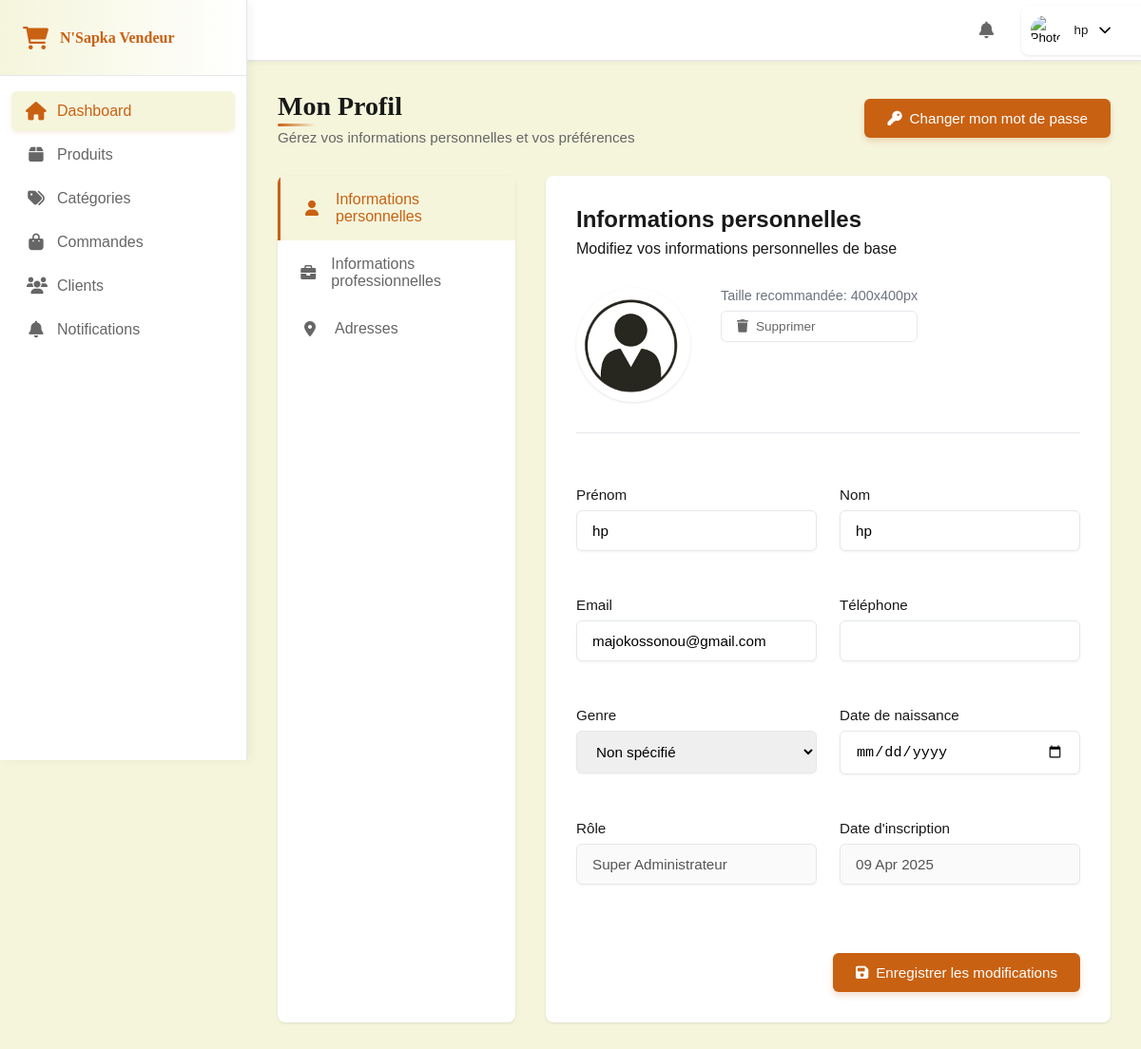
/dashboard/profile/ (signed in), run on an earlier commit of the app's database.
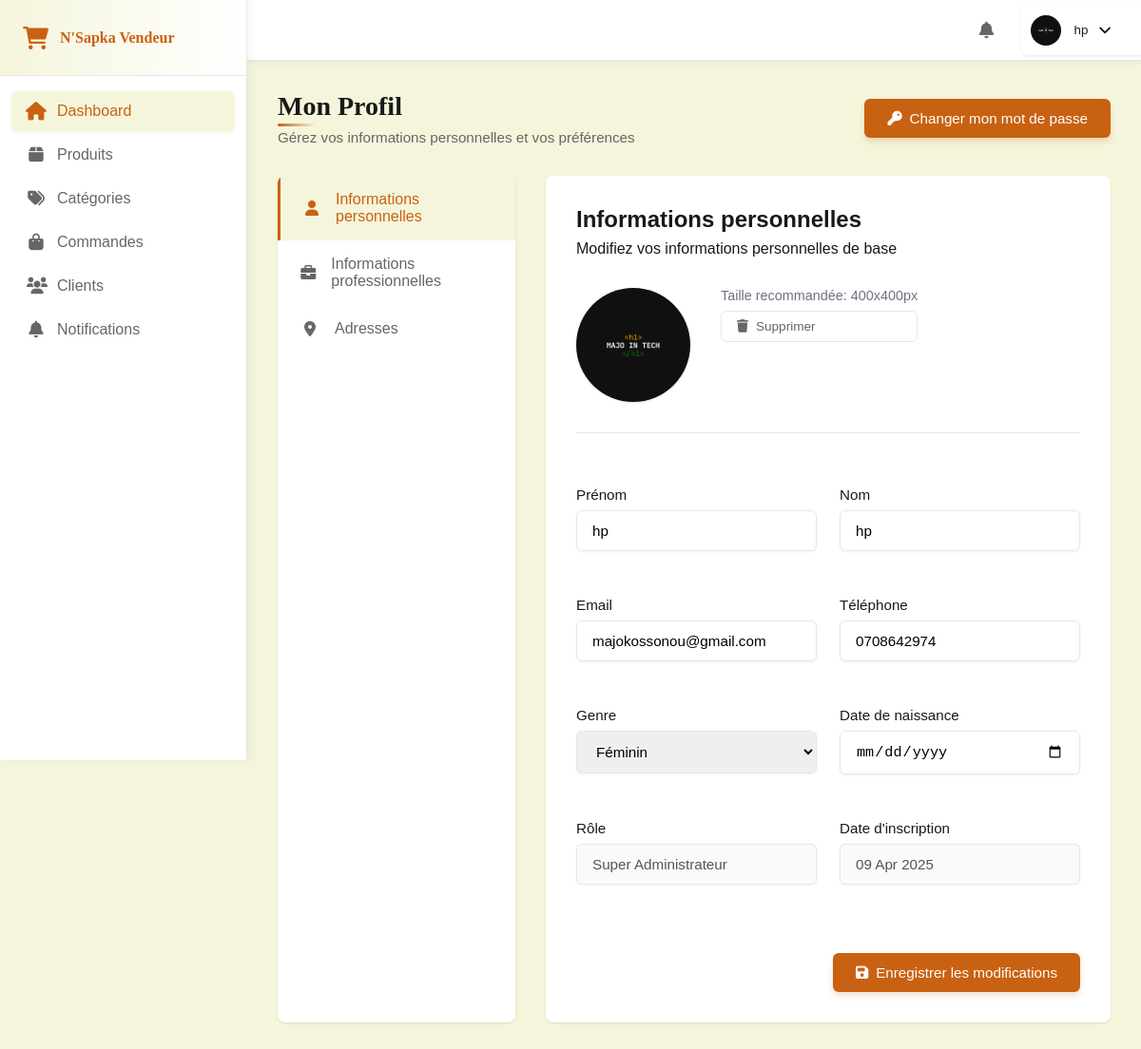
And on a later commit of the database.
### accounts/models.py (models this page shows, shortened)
class User(AbstractUser):
    USER_TYPE_CHOICES = [
        ('SUPER_ADMIN', 'Super Administrateur'),
        ('ADMIN', 'Administrateur'),
        ('CLIENT', 'Client'),
    ]
    GENDER_CHOICES = [
        ('M', 'Masculin'),
        ('F', 'Féminin'),
        ('O', 'Autre')
    ]
    username = None
    email = models.EmailField(_('Adresse email'), unique=True, validators=[EmailValidator()])
    user_type = models.CharField(max_length=20, choices=USER_TYPE_CHOICES, default='CLIENT')
    first_name = models.CharField(_('Prénom'), max_length=50)
    last_name = models.CharField(_('Nom'), max_length=50)
    gender = models.CharField(_('Genre'), max_length=1, choices=GENDER_CHOICES, blank=True, null=True)
    birth_date = models.DateField(_('Date de naissance'), blank=True, null=True)
    profile_picture = models.ImageField(_('Photo de profil'), upload_to='profile_pictures/', blank=True, null=True)
    phone = models.CharField(_('Téléphone'), max_length=20, blank=True, null=True)
    company_name = models.CharField(_('Nom de l\'entreprise'), max_length=100, blank=True, null=True)
    profession = models.CharField(_('Profession'), max_length=100, blank=True, null=True)
    total_orders = models.IntegerField(_('Nombre total de commandes'), default=0)
    total_spent = models.DecimalField(_('Montant total dépensé'), max_digits=10, decimal_places=2, default=0)
    last_order_date = models.DateTimeField(_('Date de dernière commande'), blank=True, null=True)
    account_status = models.BooleanField(_('Compte actif'), default=True)
    email_confirmation_token = models.CharField(_('Token de confirmation d\'email'), max_length=100, blank=True, null=True)
    email_confirmed = models.BooleanField(_('Email confirmé'), default=False)
    password_reset_token = models.CharField(max_length=255, blank=True, null=True)
    password_reset_expires = models.DateTimeField(blank=True, null=True)
    date_joined = models.DateTimeField(_('Date d\'inscription'), default=timezone.now)
    last_login = models.DateTimeField(_('Dernière connexion'), blank=True, null=True)
    created_by = models.ForeignKey('self', on_delete=models.SET_NULL, null=True, blank=True,
                                 related_name='created_users', verbose_name=_('Créé par'))
    objects = CustomUserManager()
    USERNAME_FIELD = 'email'
    REQUIRED_FIELDS = ['first_name', 'last_name']
    class Meta:
        verbose_name = _('Utilisateur')
        verbose_name_plural = _('Utilisateurs')
        ordering = ['-date_joined']

### dashboard/views.py (the view, shortened to what this page needs)
# urls.py: path('profile/', views.admin_profile, name='admin_profile'),
@login_required
def admin_profile(request):
    user = request.user
    context = {
        'user': user,
        'active_section': request.GET.get('section', 'info'),
        'address_types': UserAddress.ADDRESS_TYPES,  # Pour le formulaire d'adresse
    }
    return render(request, 'dashboard/profile.html', context)

### notifications/context_processors.py (called while the page is built)
def unread_notifications(request):
    if request.user.is_authenticated and request.user.is_staff:
        unread_notifications = Notification.objects.filter(user=request.user, is_read=False).order_by('-created_at')[:5]
        unread_count = unread_notifications.count()
    else:
        unread_notifications = []
        unread_count = 0
    return {
        'unread_notifications': unread_notifications,
        'unread_notifications_count': unread_count
    }

### templates/dashboard/profile.html (shortened to what the changed rows need)
{% extends 'base/dashboard/base.html' %}
{% load static %}
{% block content %}
<link rel="stylesheet" href="{% static 'css/dashboard/profile.css' %}">
<div class="content-wrapper">
    <div class="page-header">
        <div class="header-left">
            <h1>Mon Profil</h1>
        </div>
    </div>
    <div class="profile-container">
        <div class="profile-sections">
            <section class="profile-section {% if active_section == 'info' %}active{% endif %}" id="info">
                <div class="section-header">
                    <h2>Informations personnelles</h2>
                </div>
                <form method="POST" action="{% url 'admin_profile' %}" enctype="multipart/form-data" class="profile-form">
                    <div class="profile-avatar">
                        <div class="avatar-preview">
                            {% if user.profile_picture %}
                            <img src="{{ user.profile_picture.url }}" alt="Photo de profil">
                            {% else %}
                            <img src="{% static 'images/default-avatar.png' %}" alt="Photo de profil">
                            {% endif %}
                        </div>
                    </div>
                    <div class="form-grid">
                        <div class="form-group">
                            <label for="first_name">Prénom</label>
                            <input type="text" id="first_name" name="first_name" value="{{ user.first_name }}" required>
                        </div>
                        <div class="form-group">
                            <label for="last_name">Nom</label>
                            <input type="text" id="last_name" name="last_name" value="{{ user.last_name }}" required>
                        </div>
                        <div class="form-group">
                            <label for="email">Email</label>
                            <input type="email" id="email" name="email" value="{{ user.email }}" required>
                        </div>
                        <div class="form-group">
                            <label for="phone">Téléphone</label>
                            <input type="tel" id="phone" name="phone" value="{{ user.phone|default:'' }}">
                        </div>
                        <div class="form-group">
                            <label for="gender">Genre</label>
                            <select id="gender" name="gender">
                                <option value="">Non spécifié</option>
                                {% for key, value in user.GENDER_CHOICES %}
                                <option value="{{ key }}" {% if user.gender == key %}selected{% endif %}>{{ value }}</option>
                                {% endfor %}
                            </select>
                        </div>
                        <div class="form-group">
                            <label for="user_type">Rôle</label>
                            <input type="text" id="user_type" value="{{ user.get_user_type_display }}" disabled>
                        </div>
                        <div class="form-group">
                            <label for="date_joined">Date d'inscription</label>
                            <input type="text" id="date_joined" value="{{ user.date_joined|date:'d M Y' }}" disabled>
                        </div>
                    </div>
                </form>
            </section>
        </div>
    </div>
</div>
{% endblock %}

### templates/base/dashboard/base.html (shortened to what this page needs)
{% load static %}
<!DOCTYPE html>
<html lang="fr">
<head>
    <link rel="stylesheet" href="https://cdnjs.cloudflare.com/ajax/libs/font-awesome/6.0.0/css/all.min.css">
    <link rel="stylesheet" href="{% static 'css/dashboard/dashboard.css' %}">
</head>
<body class="dashboard">
    <aside class="sidebar">
        <div class="sidebar-header">
            <div class="logo">
                <i class="fas fa-shopping-cart"></i>
                <span>N'Sapka Vendeur</span>
            </div>
        </div>
        <nav class="sidebar-nav">
            <ul class="nav-menu">
                <li class="nav-item">
                    <a href="{% url 'admin_dashboard' %}">
                        <i class="fas fa-home"></i>
                        <span>Dashboard</span>
                    </a>
                </li>
                <li class="nav-item">
                    <a href="{% url 'admin_products' %}">
                        <i class="fas fa-box"></i>
                        <span>Produits</span>
                    </a>
                </li>
                <li class="nav-item">
                    <a href="{% url 'admin_categories' %}">
                        <i class="fas fa-tags"></i>
                        <span>Catégories</span>
                    </a>
                </li>
                <li class="nav-item">
                    <a href="{% url 'admin_orders' %}">
                        <i class="fas fa-shopping-bag"></i>
                        <span>Commandes</span>
                    </a>
                </li>
                <li class="nav-item">
                    <a href="{% url 'admin_customers' %}">
                        <i class="fas fa-users"></i>
                        <span>Clients</span>
                    </a>
                </li>
                <li class="nav-item">
                    <a href="{% url 'admin_notifications' %}">
                        <i class="fas fa-bell"></i>
                        <span>Notifications</span>
                    </a>
                </li>
            </ul>
        </nav>
    </aside>
    <main class="main-content">
        <header class="top-bar">
            <div class="top-bar-right">
                <div class="notification-center">
                    <button class="notification-trigger">
                        <i class="fas fa-bell"></i>
                    </button>
                </div>
                <div class="profile-menu">
                    <button class="profile-trigger">
                        {% if user.profile_picture %}
                        <img src="{{ user.profile_picture.url }}" alt="Photo de profil" class="profile-image">
                        {% else %}
                        <img src="{% static 'images/default-profile.png' %}" alt="Photo de profil" class="profile-image">
                        {% endif %}
                        <span class="profile-name">{{ user.last_name }}</span>
                        <i class="fas fa-chevron-down"></i>
                    </button>
                </div>
            </div>
        </header>
        {% block content %}{% endblock %}
    </main>
</body>
</html>

What changed in the data, as far as the page shows it:
changed User "hp": profile_picture: picture added; phone (not shown) → "0708642974"; gender (not shown) → "Féminin"
Also different on the page:
form field gender: "Non spécifié" → (not shown)
